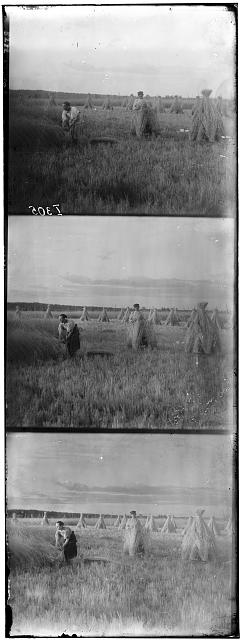
#> input picture pract2/service-pnp-prok-01000-01024r.jpg, 242 x 640 px
$ python provaa.py
#> lines starting #> are read from the running program, lines starting #| are printed output that depends on the picture
# -*- coding: utf-8 -*-
"""
Created on Mon Mar 22 11:02:31 2021

@author: limue
"""

import cv2
import numpy as np
from matplotlib import pyplot as plt
from scipy import signal

# read image and part into 3 subimages

img = cv2.imread('service-pnp-prok-01000-01024r.jpg', cv2.IMREAD_GRAYSCALE)
#> img is the input picture: shape (640, 242); min 0, max 255, mean 137.6
size = int(np.shape(img)[0]/3)
#> size = 213
img_red = img[0:size,:]
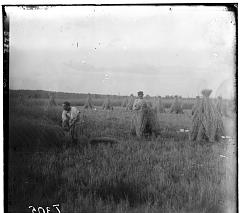
#> img_red: shape (213, 242); min 0, max 255, mean 141.1
img_green = img[size:size*2,:]
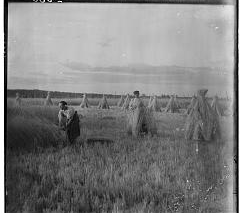
#> img_green: shape (213, 242); min 0, max 255, mean 127.5
img_blue = img[size*2:-1,:]
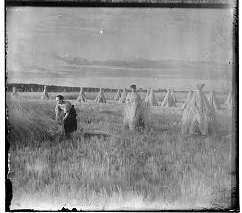
#> img_blue: shape (213, 242); min 0, max 255, mean 143.5

plt.figure(1)
plt.imshow(img, 'gray')
plt.figure(2)
plt.imshow(img_red, 'gray')
plt.figure(3)
plt.imshow(img_green, 'gray')
plt.figure(4)
plt.imshow(img_blue, 'gray')

# create new 3d image

new_img = np.zeros((img_red.shape[0], img_red.shape[1], 3))
new_img[:,:,0] = img_red

# calculate convolutions

rr_convolve = signal.fftconvolve(img_red, img_red)
rg_convolve = signal.fftconvolve(img_red, img_green)
rb_convolve = signal.fftconvolve(img_red, img_blue)
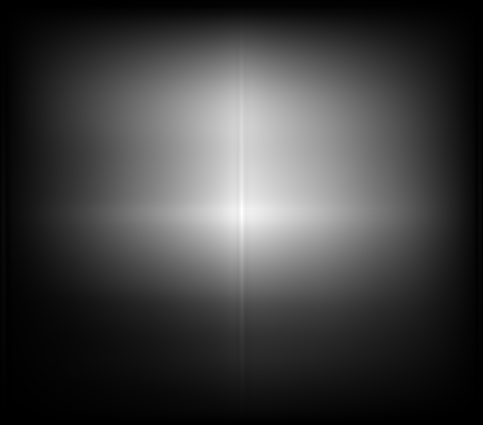
#> rb_convolve: shape (425, 483) float64; min 64515, max 1.04e+09, mean 262139383.6; drawn with min black and max white

# get the centers of each convolution

center_rr = np.unravel_index(np.argmax(rr_convolve), rr_convolve.shape)
#> center_rr = (101, 241)
center_rg = np.unravel_index(np.argmax(rg_convolve), rg_convolve.shape)
#> center_rg = (119, 241)
center_rb = np.unravel_index(np.argmax(rb_convolve), rb_convolve.shape)
#> center_rb = (212, 241)

# get the displacement of red-green and red-blue
desp_rg = tuple([abs(center_rr[0] - center_rg[0]), abs(center_rr[1] - center_rg[1])])
#> desp_rg = (18, 0)
desp_rb = tuple([abs(center_rr[0] - center_rb[0]), abs(center_rr[1] - center_rb[1])])
#> desp_rb = (111, 0)

# displace the images

new_img[:,:,1] = np.roll(img_green, desp_rg[0], 0)
new_img[:,:,1] = np.roll(new_img[:,:,1], desp_rg[1], 1)
new_img[:,:,2] = np.roll(img_blue, desp_rb[0], 0)
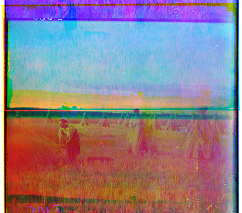
#> new_img: shape (213, 242, 3) float64; mean of channels 0, 1, 2 141.1, 127.5, 143.5; drawn as B, G, R
new_img[:,:,2] = np.roll(new_img[:,:,2], desp_rb[1], 1)

# write the image

plt.figure(5)
plt.imshow(new_img)
cv2.imwrite("hola.jpg", new_img)

# put original images together to see if there is a difference

new_img_no_disp = np.zeros((img_red.shape[0], img_red.shape[1], 3))
new_img_no_disp[:,:,0] = img_red
new_img_no_disp[:,:,1] = img_green
new_img_no_disp[:,:,2] = img_blue
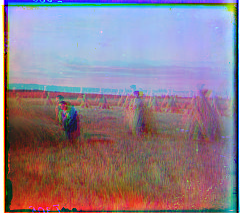
#> new_img_no_disp: shape (213, 242, 3) float64; mean of channels 0, 1, 2 141.1, 127.5, 143.5; drawn as B, G, R
plt.figure(6)
plt.imshow(new_img_no_disp)
cv2.imwrite("hola_no_disp.jpg", new_img_no_disp)
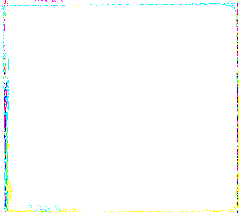
#> shown: shape (213, 242, 3) float64; mean R, G, B 0.988, 0.994, 0.99
